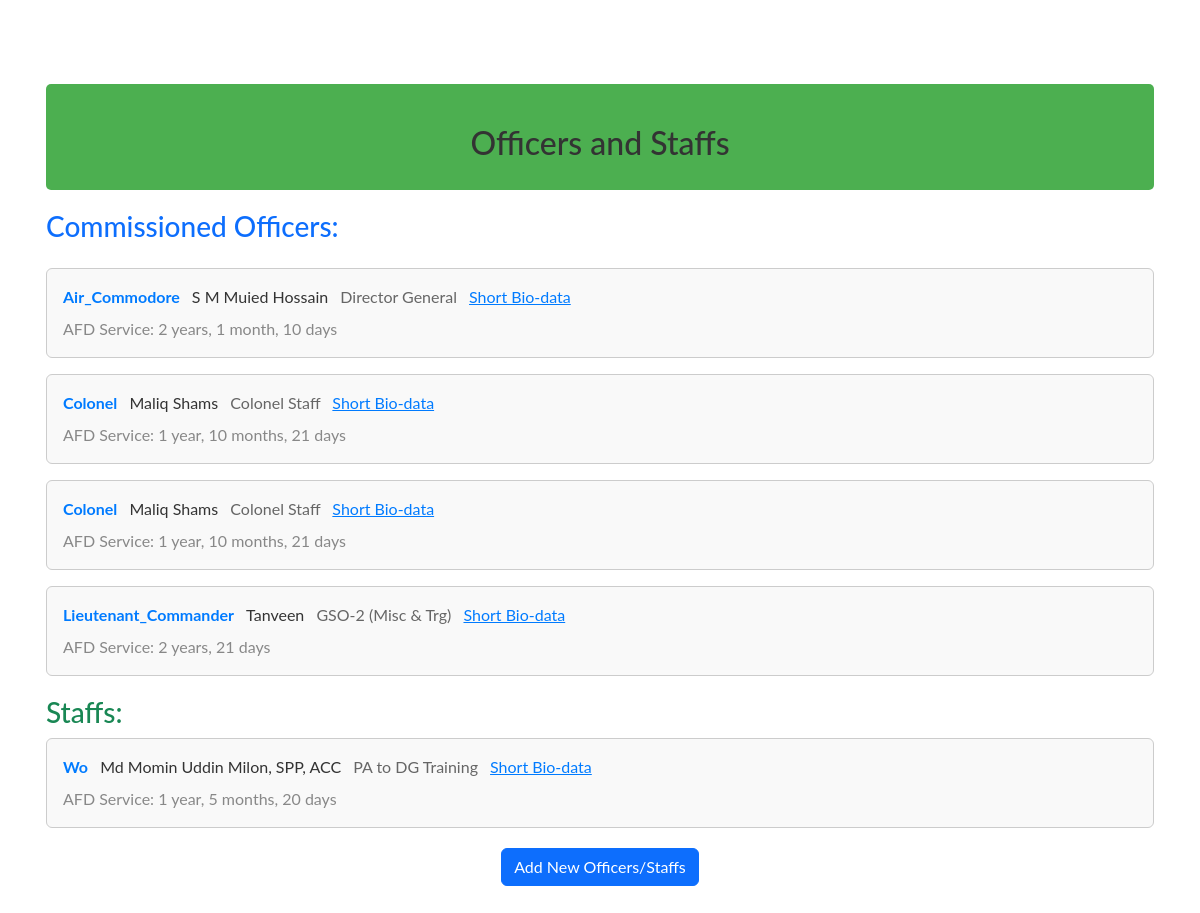
The page /disofficersandstaffs/ on the database as committed earlier.
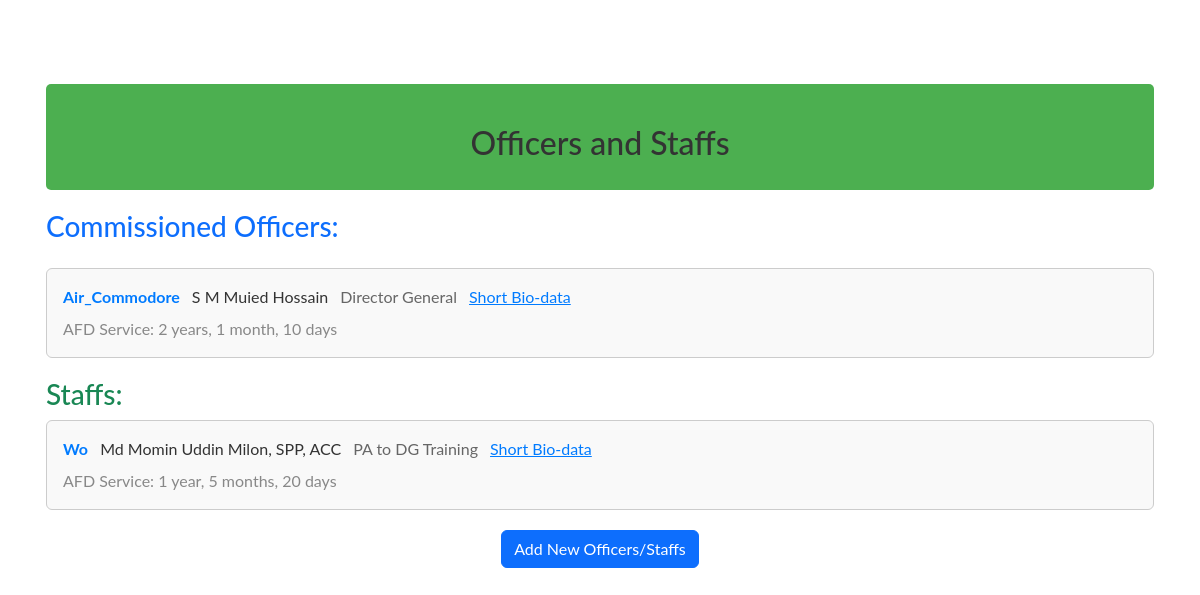
The same page on the database as committed later.
### myapp/models.py (models this page shows, shortened)
class OfficersandStaffs(models.Model):
    SVC_CHOICES = [
        ("army", "Army"),
        ("navy", "Navy"),
        ("air_force", "Air Force"),
    ]
    RANK_CHOICES = [
        ('sainik', 'Sainik'),
        ('lcpl', 'Lance Corporal'),
        ('cpl', 'Corporal'),
        ('sgt', 'Sergeant'),
        ('wo', 'Warrant Officer'),
        ('swo', 'Senior Warrant Officer'),
        ('mwo', 'Master Warrant Officer'),
        ('cadet', 'Cadet Officer'),
        ('2_lt', '2 Lieutenant'),
        ('lt', 'Lieutenant'),
        ('capt', 'Captain'),
        ('major', 'Major'),
        ('lieutenant_colonel', 'Lieutenant Colonel'),
        ('colonel', 'Colonel'),
        ('brigadier', 'Brigadier General'),
        ('major_general', 'Major General'),
        ('lieutenant_general', 'Lieutenant General'),
        ('general', 'General'),
        ('2_lt_afns', '2 Lieutenant AFNS'),
        ('lt_afns', 'Lieutenant AFNS'),
        ('capt_afns', 'Captain AFNS'),
        ('major_afns', 'Major AFNS'),
        ('lieutenant_colonel_afns', 'Lieutenant Colonel AFNS'),
        ('sailor', 'Sailor'),
        ('leading_seaman', 'Leading Seaman'),
        ('petty_officer', 'Petty Officer'),
        ('chief_petty_officer', 'Chief Petty Officer'),
        ('sub_lieutenant', 'Sub Lieutenant'),
        ('lieutenant_commander', 'Lieutenant Commander'),
        ('commander', 'Commander'),
        ('captain_navy', 'Captain'),
        ('rear_admiral', 'Rear Admiral'),
        ('vice_admiral', 'Vice Admiral'),
        ('admiral', 'Admiral'),
        ('airman', 'Airman'),
        ('corporal', 'Corporal'),
        ('sergeant', 'Sergeant'),
        ('flight_sergeant', 'Flight Sergeant'),
        ('warrant_officer', 'Warrant Officer'),
        ('pilot_officer', 'Pilot Officer'),
        ('flying_officer', 'Flying Officer'),
        ('flight_lieutenant', 'Flight Lieutenant'),
        ('squadron_leader', 'Squadron Leader'),
        ('wing_commander', 'Wing Commander'),
        ('group_captain', 'Group Captain'),
        ('air_commodore', 'Air Commodore'),
        ('air_vice_marshal', 'Air Vice Marshal'),
        ('air_marshal', 'Air Marshal'),
        ('air_chief_marshal', 'Air Chief Marshal'),
        ('civilian', 'Civilian'),
    ]
    SERVICE_STATUS_CHOICES = [
        ("commissioned_officer", "Commissioned Officer"),
        ("jco", "JCO"),
        ("other_rank", "Other Rank"),
        ("civilian", "Civilian"),
    ]
    service_number = models.CharField(max_length=50)
    rank = models.CharField(max_length=30, choices=RANK_CHOICES)
    name = models.CharField(max_length=100)
    designation = models.CharField(max_length=100)
    service = models.CharField(max_length=20, choices=SVC_CHOICES)
    staffstatus = models.CharField(max_length=50, choices=SERVICE_STATUS_CHOICES)
    dateofjoin = models.DateField()
    dateofpostedout =  models.DateField(null=True, blank=True)
    def afdservice(self):
        if self.dateofpostedout:
            delta = self.dateofpostedout - self.dateofjoin
        else:
            delta = datetime.now().date() - self.dateofjoin
        years = delta.days // 365
        months = (delta.days % 365) // 30
        days = (delta.days % 365) % 30
        return years, months, days
    @property
    def afdservice_display(self):
        years, months, days = self.afdservice()
        result = ""
        if years:
            result += f"{years} year{'s' if years > 1 else ''}"
        if months:
            result += f", {months} month{'s' if months > 1 else ''}"
        if days:
            result += f", {days} day{'s' if days > 1 else ''}"
        return result.strip()

### myapp/views.py (the view)
# urls.py: path('disofficersandstaffs/', views.disofficersandstaffs, name='disofficersandstaffs'),
def disofficersandstaffs(request):
    officers_and_staffs = OfficersandStaffs.objects.all()
    commissioned_officers = officers_and_staffs.filter(staffstatus='commissioned_officer')
    other_staffs = officers_and_staffs.exclude(staffstatus='commissioned_officer')
    return render(request, 'disofficersandstaffs.html', {'commissioned_officers': commissioned_officers, 'other_staffs': other_staffs})

### templates/disofficersandstaffs.html (shortened to what this page needs)
{% extends 'base.html' %}
{% block content %}
<div class="container mt-5 p-3">
    <div class="header">
        <h2>Officers and Staffs</h2>
    </div>
    <div class="commissioned-officers">
        <h3 class="text-primary mb-4">Commissioned Officers:</h3>
        <ol class="officers-list">
            {% for officer_staff in commissioned_officers %}
            <li class="officer p-3 mb-3 rounded">
                <div class="officer-details">
                    <span class="rank">{{ officer_staff.rank|title }}</span>
                    <span class="name ms-2">{{ officer_staff.name }}</span>
                    <span class="designation ms-2">{{ officer_staff.designation }}</span>
                    <a href="#" class="short-bio-data ms-2">Short Bio-data</a>
                </div>
                <div class="afd-service mt-2">AFD Service: {{ officer_staff.afdservice_display }}</div>
            </li>
            {% endfor %}
        </ol>
    </div>
    <div class="other-staffs">
        <h3 class="text-success">Staffs:</h3>
        <ol class="staffs-list">
            {% for officer_staff in other_staffs %}
            <li class="staff p-3 mb-3 rounded">
                <div class="staff-details">
                    <span class="rank">{{ officer_staff.rank|title }}</span>
                    <span class="name ms-2">{{ officer_staff.name }}</span>
                    <span class="designation ms-2">{{ officer_staff.designation }}</span>
                    <a href="#" class="short-bio-data ms-2">Short Bio-data</a>
                </div>
                <div class="afd-service mt-2">AFD Service: {{ officer_staff.afdservice_display }}</div>
            </li>
            {% endfor %}
        </ol>
    </div>
    <div class="data-entry-button">
        <a href="{% url 'crofficersandstaffs' %}" class="btn btn-primary">Add New Officers/Staffs</a>
    </div>
</div>
{% endblock %}

Rows that differ between the two databases and show on the page:
removed OfficersandStaffs: rank "Colonel", name "Maliq Shams", designation "Colonel Staff", afdservice_display "1 year, 10 months, 21 days", shown under "Commissioned Officers:"
removed OfficersandStaffs: rank "Colonel", name "Maliq Shams", designation "Colonel Staff", afdservice_display "1 year, 10 months, 21 days", shown under "Commissioned Officers:"
removed OfficersandStaffs: rank "Lieutenant_Commander", name "Tanveen", designation "GSO-2 (Misc & Trg)", afdservice_display "2 years, 21 days", shown under "Commissioned Officers:"
